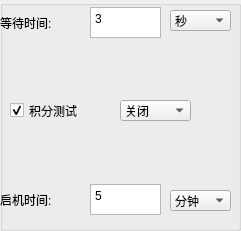
  <widget class="QGroupBox" name="groupBox_5">
   <property name="geometry">
    <rect>
     <x>960</x>
     <y>20</y>
     <width>241</width>
     <height>231</height>
    </rect>
   </property>
   <property name="title">
    <string/>
   </property>
   <widget class="QComboBox" name="comboBox_S1_TIME">
    <property name="geometry">
     <rect>
      <x>170</x>
      <y>190</y>
      <width>61</width>
      <height>21</height>
     </rect>
    </property>
    <item>
     <property name="text">
      <string>分钟</string>
     </property>
    </item>
    <item>
     <property name="text">
      <string>秒</string>
     </property>
    </item>
    <item>
     <property name="text">
      <string>毫秒</string>
     </property>
    </item>
   </widget>
   <widget class="QTextEdit" name="textEdit_S1_TIME">
    <property name="geometry">
     <rect>
      <x>90</x>
      <y>184</y>
      <width>71</width>
      <height>31</height>
     </rect>
    </property>
    <property name="html">
     <string>&lt;!DOCTYPE HTML PUBLIC &quot;-//W3C//DTD HTML 4.0//EN&quot; &quot;http://www.w3.org/TR/REC-html40/strict.dtd&quot;&gt;
&lt;html&gt;&lt;head&gt;&lt;meta name=&quot;qrichtext&quot; content=&quot;1&quot; /&gt;&lt;style type=&quot;text/css&quot;&gt;
p, li { white-space: pre-wrap; }
&lt;/style&gt;&lt;/head&gt;&lt;body style=&quot; font-family:'宋体'; font-size:10pt; font-weight:400; font-style:normal;&quot;&gt;
&lt;p style=&quot; margin-top:0px; margin-bottom:0px; margin-left:0px; margin-right:0px; -qt-block-indent:0; text-indent:0px;&quot;&gt;&lt;span style=&quot; font-family:'SimSun'; font-size:9pt;&quot;&gt;5&lt;/span&gt;&lt;/p&gt;&lt;/body&gt;&lt;/html&gt;</string>
    </property>
   </widget>
   <widget class="QLabel" name="label_132">
    <property name="geometry">
     <rect>
      <x>0</x>
      <y>190</y>
      <width>71</width>
      <height>20</height>
     </rect>
    </property>
    <property name="text">
     <string>启机时间:</string>
    </property>
   </widget>
   <widget class="QComboBox" name="comboBox_S1_ACWaitTIME">
    <property name="geometry">
     <rect>
      <x>170</x>
      <y>10</y>
      <width>61</width>
      <height>21</height>
     </rect>
    </property>
    <item>
     <property name="text">
      <string>秒</string>
     </property>
    </item>
    <item>
     <property name="text">
      <string>分钟</string>
     </property>
    </item>
    <item>
     <property name="text">
      <string>毫秒</string>
     </property>
    </item>
   </widget>
   <widget class="QLabel" name="label_131">
    <property name="geometry">
     <rect>
      <x>0</x>
      <y>13</y>
      <width>71</width>
      <height>20</height>
     </rect>
    </property>
    <property name="text">
     <string>等待时间:</string>
    </property>
   </widget>
   <widget class="QTextEdit" name="textEdit_S1_ACWaitTIME">
    <property name="geometry">
     <rect>
      <x>90</x>
      <y>7</y>
      <width>71</width>
      <height>31</height>
     </rect>
    </property>
    <property name="html">
     <string>&lt;!DOCTYPE HTML PUBLIC &quot;-//W3C//DTD HTML 4.0//EN&quot; &quot;http://www.w3.org/TR/REC-html40/strict.dtd&quot;&gt;
&lt;html&gt;&lt;head&gt;&lt;meta name=&quot;qrichtext&quot; content=&quot;1&quot; /&gt;&lt;style type=&quot;text/css&quot;&gt;
p, li { white-space: pre-wrap; }
&lt;/style&gt;&lt;/head&gt;&lt;body style=&quot; font-family:'宋体'; font-size:10pt; font-weight:400; font-style:normal;&quot;&gt;
&lt;p style=&quot; margin-top:0px; margin-bottom:0px; margin-left:0px; margin-right:0px; -qt-block-indent:0; text-indent:0px;&quot;&gt;&lt;span style=&quot; font-family:'SimSun'; font-size:9pt;&quot;&gt;3&lt;/span&gt;&lt;/p&gt;&lt;/body&gt;&lt;/html&gt;</string>
    </property>
   </widget>
   <widget class="QComboBox" name="comboBox_S1_Integral">
    <property name="geometry">
     <rect>
      <x>120</x>
      <y>100</y>
      <width>71</width>
      <height>21</height>
     </rect>
    </property>
    <item>
     <property name="text">
      <string>关闭</string>
     </property>
    </item>
    <item>
     <property name="text">
      <string>开启</string>
     </property>
    </item>
   </widget>
   <widget class="QCheckBox" name="checkBox_S1_Integral">
    <property name="geometry">
     <rect>
      <x>10</x>
      <y>90</y>
      <width>101</width>
      <height>41</height>
     </rect>
    </property>
    <property name="text">
     <string>积分测试</string>
    </property>
    <property name="checked">
     <bool>true</bool>
    </property>
   </widget>
  </widget>
